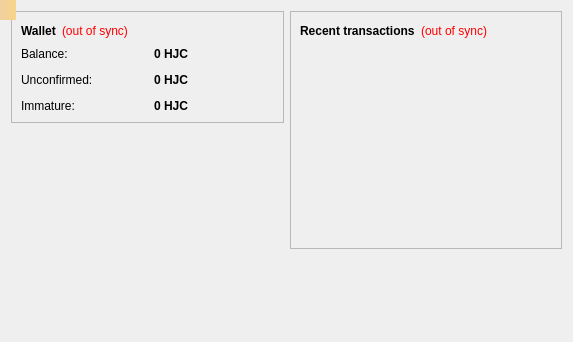
<?xml version="1.0" encoding="UTF-8"?>
<ui version="4.0">
 <class>OverviewPage</class>
 <widget class="QWidget" name="OverviewPage">
  <property name="geometry">
   <rect>
    <x>0</x>
    <y>0</y>
    <width>573</width>
    <height>342</height>
   </rect>
  </property>
  <property name="windowTitle">
   <string>Form</string>
  </property>
  <layout class="QGridLayout" name="gridLayout_2">
   <item row="0" column="0">
    <layout class="QHBoxLayout" name="horizontalLayout" stretch="1,1">
     <item>
      <layout class="QVBoxLayout" name="verticalLayout_2">
       <item>
        <widget class="QFrame" name="frame">
         <property name="frameShape">
          <enum>QFrame::StyledPanel</enum>
         </property>
         <property name="frameShadow">
          <enum>QFrame::Raised</enum>
         </property>
         <layout class="QVBoxLayout" name="verticalLayout_4">
          <item>
           <layout class="QHBoxLayout" name="horizontalLayout_4">
            <item>
             <widget class="QLabel" name="label_5">
              <property name="font">
               <font>
                <weight>75</weight>
                <bold>true</bold>
               </font>
              </property>
              <property name="text">
               <string>Wallet</string>
              </property>
             </widget>
            </item>
            <item>
             <widget class="QLabel" name="labelWalletStatus">
              <property name="toolTip">
               <string>&lt;html&gt;&lt;head/&gt;&lt;body&gt;&lt;p&gt;The displayed information may be out of date. Your wallet automatically synchronizes with the ogt network after a connection is established, but this process has not completed yet.&lt;/p&gt;&lt;/body&gt;&lt;/html&gt;</string>
              </property>
              <property name="styleSheet">
               <string notr="true">QLabel { color: red; }</string>
              </property>
              <property name="text">
               <string notr="true">(out of sync)</string>
              </property>
              <property name="alignment">
               <set>Qt::AlignLeading|Qt::AlignLeft|Qt::AlignVCenter</set>
              </property>
             </widget>
            </item>
            <item>
             <spacer name="horizontalSpacer_2">
              <property name="orientation">
               <enum>Qt::Horizontal</enum>
              </property>
              <property name="sizeHint" stdset="0">
               <size>
                <width>40</width>
                <height>20</height>
               </size>
              </property>
             </spacer>
            </item>
           </layout>
          </item>
          <item>
           <layout class="QGridLayout" name="gridLayout">
            <property name="spacing">
             <number>12</number>
            </property>
            <item row="0" column="0">
             <widget class="QLabel" name="label">
              <property name="text">
               <string>Balance:</string>
              </property>
             </widget>
            </item>
            <item row="0" column="1">
             <widget class="QLabel" name="labelBalance">
              <property name="font">
               <font>
                <weight>75</weight>
                <bold>true</bold>
               </font>
              </property>
              <property name="cursor">
               <cursorShape>IBeamCursor</cursorShape>
              </property>
              <property name="toolTip">
               <string>Your current balance</string>
              </property>
              <property name="text">
               <string notr="true">0 HJC</string>
              </property>
              <property name="textInteractionFlags">
               <set>Qt::LinksAccessibleByMouse|Qt::TextSelectableByKeyboard|Qt::TextSelectableByMouse</set>
              </property>
             </widget>
            </item>
            <item row="1" column="0">
             <widget class="QLabel" name="label_3">
              <property name="text">
               <string>Unconfirmed:</string>
              </property>
             </widget>
            </item>
            <item row="1" column="1">
             <widget class="QLabel" name="labelUnconfirmed">
              <property name="font">
               <font>
                <weight>75</weight>
                <bold>true</bold>
               </font>
              </property>
              <property name="cursor">
               <cursorShape>IBeamCursor</cursorShape>
              </property>
              <property name="toolTip">
               <string>Total of transactions that have yet to be confirmed, and do not yet count toward the current balance</string>
              </property>
              <property name="text">
               <string notr="true">0 HJC</string>
              </property>
              <property name="textInteractionFlags">
               <set>Qt::LinksAccessibleByMouse|Qt::TextSelectableByKeyboard|Qt::TextSelectableByMouse</set>
              </property>
             </widget>
            </item>
            <item row="2" column="0">
             <widget class="QLabel" name="labelImmatureText">
              <property name="text">
               <string>Immature:</string>
              </property>
             </widget>
            </item>
            <item row="2" column="1">
             <widget class="QLabel" name="labelImmature">
              <property name="font">
               <font>
                <weight>75</weight>
                <bold>true</bold>
               </font>
              </property>
              <property name="toolTip">
               <string>Mined balance that has not yet matured</string>
              </property>
              <property name="text">
               <string notr="true">0 HJC</string>
              </property>
              <property name="textInteractionFlags">
               <set>Qt::LinksAccessibleByMouse|Qt::TextSelectableByKeyboard|Qt::TextSelectableByMouse</set>
              </property>
             </widget>
            </item>
           </layout>
          </item>
         </layout>
        </widget>
       </item>
       <item>
        <spacer name="verticalSpacer_3">
         <property name="orientation">
          <enum>Qt::Vertical</enum>
         </property>
         <property name="sizeHint" stdset="0">
          <size>
           <width>20</width>
           <height>40</height>
          </size>
         </property>
        </spacer>
       </item>
       <item>
        <widget class="QLabel" name="label_wallet_bgcoin">
         <property name="text">
          <string/>
         </property>
         <property name="pixmap">
          <pixmap resource="../bitcoin.qrc">:/images/wallet_bgcoin</pixmap>
         </property>
         <property name="scaledContents">
          <bool>false</bool>
         </property>
         <property name="alignment">
          <set>Qt::AlignCenter</set>
         </property>
         <property name="margin">
          <number>0</number>
         </property>
        </widget>
       </item>
       <item>
        <spacer name="verticalSpacer">
         <property name="orientation">
          <enum>Qt::Vertical</enum>
         </property>
         <property name="sizeHint" stdset="0">
          <size>
           <width>20</width>
           <height>40</height>
          </size>
         </property>
        </spacer>
       </item>
      </layout>
     </item>
     <item>
      <layout class="QVBoxLayout" name="verticalLayout_3">
       <item>
        <widget class="QFrame" name="frame_2">
         <property name="frameShape">
          <enum>QFrame::StyledPanel</enum>
         </property>
         <property name="frameShadow">
          <enum>QFrame::Raised</enum>
         </property>
         <layout class="QVBoxLayout" name="verticalLayout">
          <item>
           <layout class="QHBoxLayout" name="horizontalLayout_2">
            <item>
             <widget class="QLabel" name="label_4">
              <property name="text">
               <string>&lt;b&gt;Recent transactions&lt;/b&gt;</string>
              </property>
             </widget>
            </item>
            <item>
             <widget class="QLabel" name="labelTransactionsStatus">
              <property name="toolTip">
               <string>&lt;html&gt;&lt;head/&gt;&lt;body&gt;&lt;p&gt;The displayed information may be out of date. Your wallet automatically synchronizes with the ogt network after a connection is established, but this process has not completed yet.&lt;/p&gt;&lt;/body&gt;&lt;/html&gt;</string>
              </property>
              <property name="styleSheet">
               <string notr="true">QLabel { color: red; }</string>
              </property>
              <property name="text">
               <string notr="true">(out of sync)</string>
              </property>
              <property name="alignment">
               <set>Qt::AlignRight|Qt::AlignTrailing|Qt::AlignVCenter</set>
              </property>
             </widget>
            </item>
            <item>
             <spacer name="horizontalSpacer">
              <property name="orientation">
               <enum>Qt::Horizontal</enum>
              </property>
              <property name="sizeHint" stdset="0">
               <size>
                <width>40</width>
                <height>20</height>
               </size>
              </property>
             </spacer>
            </item>
           </layout>
          </item>
          <item>
           <widget class="QListView" name="listTransactions">
            <property name="styleSheet">
             <string notr="true">QListView { background: transparent; }</string>
            </property>
            <property name="frameShape">
             <enum>QFrame::NoFrame</enum>
            </property>
            <property name="verticalScrollBarPolicy">
             <enum>Qt::ScrollBarAlwaysOff</enum>
            </property>
            <property name="horizontalScrollBarPolicy">
             <enum>Qt::ScrollBarAlwaysOff</enum>
            </property>
            <property name="selectionMode">
             <enum>QAbstractItemView::NoSelection</enum>
            </property>
           </widget>
          </item>
         </layout>
        </widget>
       </item>
       <item>
        <spacer name="verticalSpacer_2">
         <property name="orientation">
          <enum>Qt::Vertical</enum>
         </property>
         <property name="sizeHint" stdset="0">
          <size>
           <width>20</width>
           <height>40</height>
          </size>
         </property>
        </spacer>
       </item>
      </layout>
     </item>
    </layout>
   </item>
  </layout>
  <widget class="QLabel" name="labelAlerts">
   <property name="geometry">
    <rect>
     <x>0</x>
     <y>0</y>
     <width>16</width>
     <height>20</height>
    </rect>
   </property>
   <property name="visible">
    <bool>false</bool>
   </property>
   <property name="styleSheet">
    <string notr="true">background-color: qlineargradient(x1: 0, y1: 0, x2: 1, y2: 0, stop:0 #F0D0A0, stop:1 #F8D488); color:#000000;</string>
   </property>
   <property name="wordWrap">
    <bool>true</bool>
   </property>
   <property name="margin">
    <number>3</number>
   </property>
  </widget>
 </widget>
 <resources>
  <include location="../bitcoin.qrc"/>
 </resources>
 <connections/>
</ui>
